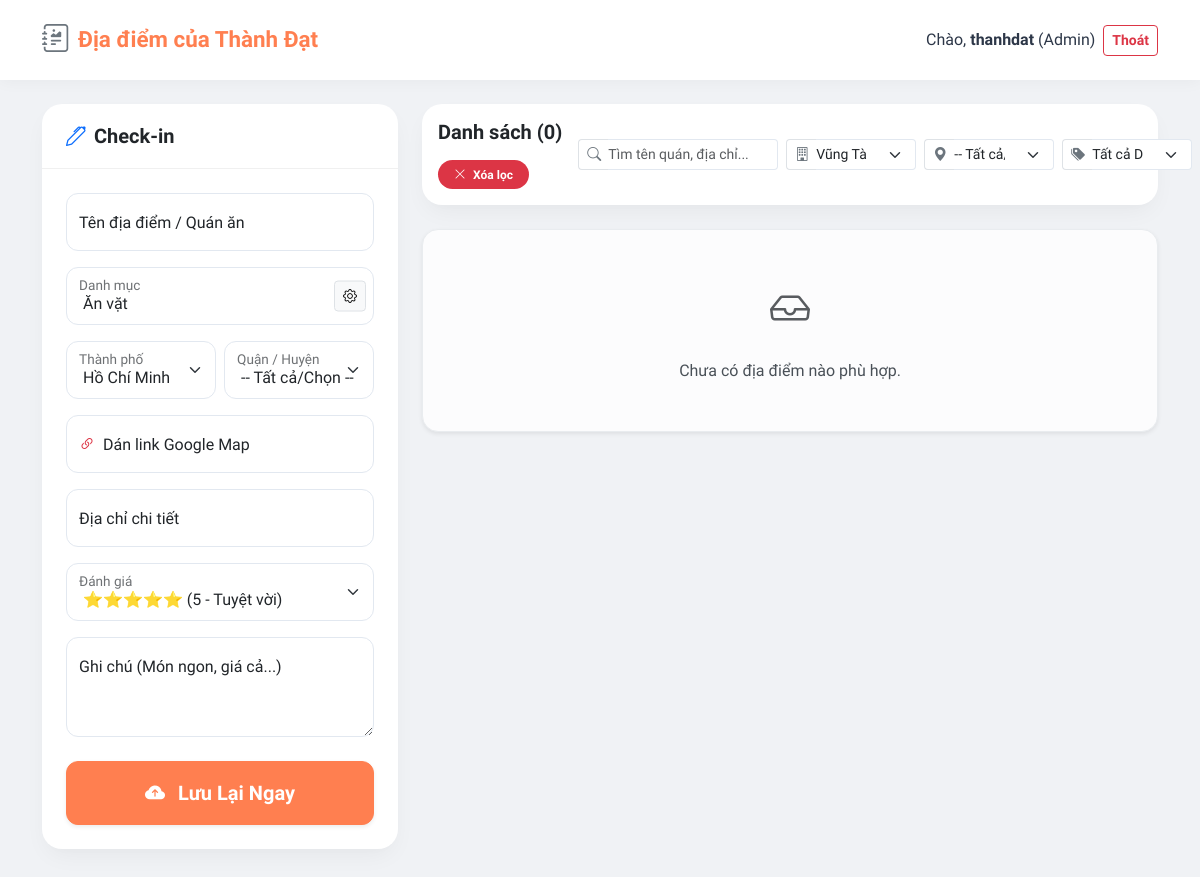
Before: /index.php?filter_city=Vũng Tàu (signed in) with the older database file.
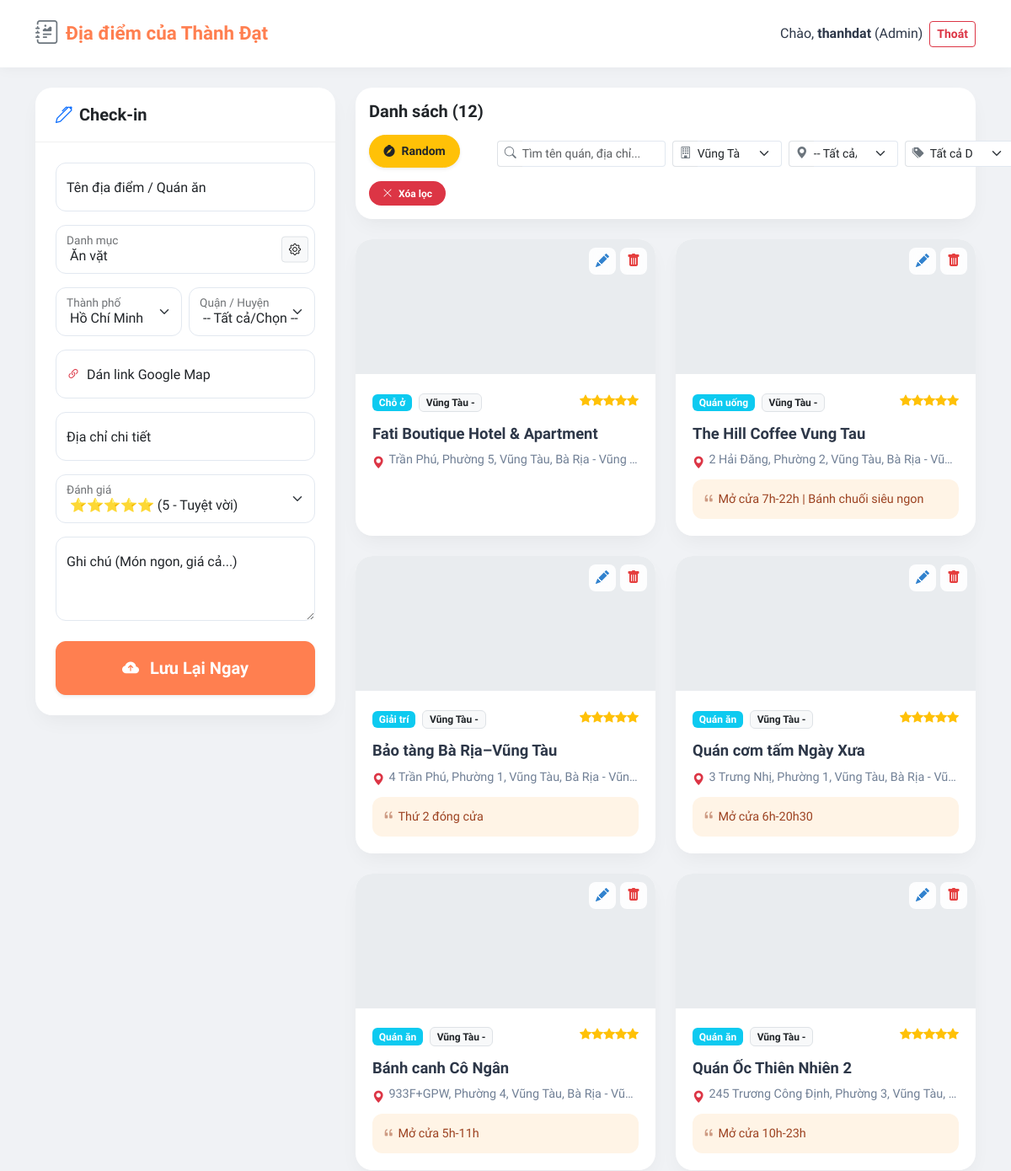
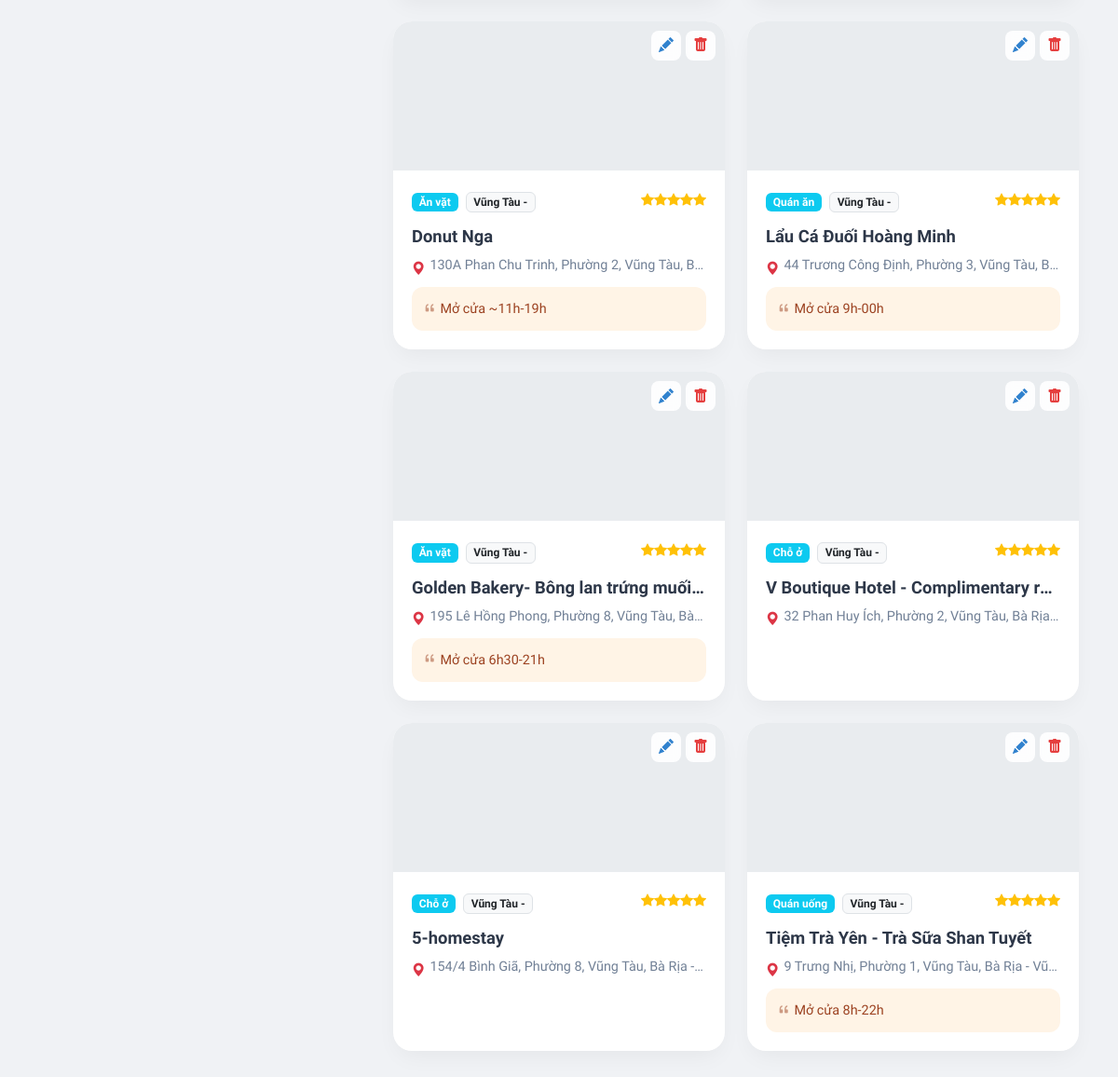
After: the same page with the newer database file (2 pictures, top to bottom).
### tables this page shows
CREATE TABLE `places` (
  `id` int(11) NOT NULL,
  `name` varchar(255) NOT NULL,
  `address` varchar(255) DEFAULT NULL,
  `description` text DEFAULT NULL,
  `latitude` decimal(10,8) DEFAULT NULL,
  `longitude` decimal(11,8) DEFAULT NULL,
  `rating` int(11) DEFAULT 5,
  `created_at` timestamp NOT NULL DEFAULT current_timestamp(),
  `category_id` int(11) DEFAULT 1,
  `district` varchar(50) DEFAULT NULL,
  `original_link` text DEFAULT NULL,
  `city` varchar(50) DEFAULT 'Hồ Chí Minh'
);

CREATE TABLE `categories` (
  `id` int(11) NOT NULL,
  `name` varchar(50) NOT NULL
);

### index.php (the view, shortened to what the rows shown need)
<?php
require 'db.php';
$isAdmin = isset($_SESSION['role']) && $_SESSION['role'] === 'admin';
$sqlPlace = "SELECT places.*, categories.name as category_name FROM places LEFT JOIN categories ON places.category_id = categories.id WHERE 1=1";
$params = [];
$filterCity = $_GET['filter_city'] ?? '';
if (!empty($filterCity)) {
    $sqlPlace .= " AND places.city = ?";
    $params[] = $filterCity;
}
$sqlPlace .= " ORDER BY RAND()";
$stmt = $pdo->prepare($sqlPlace);
$stmt->execute($params);
$places = $stmt->fetchAll(PDO::FETCH_ASSOC);
?>
<!DOCTYPE html>
<html lang="vi">
<head>
    <link href="https://cdn.jsdelivr.net/npm/bootstrap@5.3.0/dist/css/bootstrap.min.css" rel="stylesheet">
    <link rel="stylesheet" href="https://cdn.jsdelivr.net/npm/bootstrap-icons@1.10.5/font/bootstrap-icons.css">
    <link rel="stylesheet" href="style.css">
</head>
<body>
    <div class="container pb-5">
        <div class="row g-4">
            <div class="col-lg-8">
                <div class="row g-4">
                    <?php foreach ($places as $place): ?>
                        <div class="col-md-6 col-xl-6">
                            <div class="card place-card h-100">
                                <?php if ($isAdmin): ?>
                                    <div class="action-buttons">
                                        <button class="btn-action btn-edit" data-bs-toggle="modal" data-bs-target="#editModal"
                                            onclick="fillEditModal(<?= htmlspecialchars(json_encode($place)) ?>)"><i
                                                class="bi bi-pencil-fill"></i></button>
                                        <a href="index.php?action=delete&id=<?= $place['id'] ?>" class="btn-action btn-delete"
                                            onclick="return confirm('Bạn chắc chắn muốn xóa?');"><i
                                                class="bi bi-trash-fill"></i></a>
                                    </div>
                                <?php endif; ?>
                                <div class="card-map-header">
                                    <?php if ($place['latitude']): ?>
                                        <iframe class="map-iframe" style="pointer-events: none;" loading="lazy"
                                            src="https://maps.google.com/maps?q=<?= $place['latitude'] ?>,<?= $place['longitude'] ?>&hl=vi&z=16&output=embed"></iframe>
                                    <?php else: ?>
                                        <div class="no-map-placeholder"><i
                                                class="bi bi-map-fill fs-1 mb-2 opacity-50"></i><span>Chưa có bản đồ</span>
                                        </div>
                                    <?php endif; ?>
                                </div>
                                <div class="place-card-body d-flex flex-column">
                                    <div class="d-flex justify-content-between align-items-start mb-2">
                                        <div>
                                            <span
                                                class="badge bg-info mb-2"><?= htmlspecialchars($place['category_name'] ?? 'Khác') ?></span>
                                            <span
                                                class="badge bg-light text-dark border ms-1"><?= htmlspecialchars(($place['city'] == 'Hồ Chí Minh' ? 'HCM' : $place['city']) . ' - ' . $place['district']) ?></span>
                                        </div>
                                        <div class="text-warning small">
                                            <?= str_repeat('<i class="bi bi-star-fill"></i>', $place['rating']) ?></div>
                                    </div>
                                    <h5 class="place-title fw-bold text-truncate"><?= htmlspecialchars($place['name']) ?>
                                    </h5>
                                    <p class="place-address mb-2 text-truncate"><i
                                            class="bi bi-geo-alt-fill text-danger mt-1 flex-shrink-0"></i> <span
                                            class="text-truncate"><?= htmlspecialchars($place['address'] ?: 'Chưa cập nhật địa chỉ') ?></span>
                                    </p>
                                    <?php if (!empty($place['description'])): ?>
                                        <div class="place-note mt-auto"><i
                                                class="bi bi-quote me-1 opacity-50"></i><?= htmlspecialchars($place['description']) ?>
                                        </div>
                                    <?php else: ?><div class="mt-auto"></div><?php endif; ?>
                                </div>
                            </div>
                        </div>
                    <?php endforeach; ?>
                </div>
            </div>
        </div>
    </div>
</body>
</html>

Changed rows visible on the page:
added places: category.name "Chỗ ở", city+district "Vũng Tàu -", rating 5 (drawn), name "Fati Boutique Hotel & Apartment", address "Trần Phú, Phường 5, Vũng Tàu, Bà Rịa - Vũng…"
added places: category.name "Quán uống", city+district "Vũng Tàu -", rating 5 (drawn), name "The Hill Coffee Vung Tau", address "2 Hải Đăng, Phường 2, Vũng Tàu, Bà Rịa - Vũ…", description "Mở cửa 7h-22h | Bánh chuối siêu ngon"
added places: category.name "Giải trí", city+district "Vũng Tàu -", rating 5 (drawn), name "Bảo tàng Bà Rịa–Vũng Tàu", address "4 Trần Phú, Phường 1, Vũng Tàu, Bà Rịa - Vũn…", description "Thứ 2 đóng cửa"
added places: category.name "Quán ăn", city+district "Vũng Tàu -", rating 5 (drawn), name "Quán cơm tấm Ngày Xưa", address "3 Trưng Nhị, Phường 1, Vũng Tàu, Bà Rịa - Vũ…", description "Mở cửa 6h-20h30"
added places: category.name "Quán ăn", city+district "Vũng Tàu -", rating 5 (drawn), name "Bánh canh Cô Ngân", address "933F+GPW, Phường 4, Vũng Tàu, Bà Rịa - Vũ…", description "Mở cửa 5h-11h"
added places: category.name "Quán ăn", city+district "Vũng Tàu -", rating 5 (drawn), name "Quán Ốc Thiên Nhiên 2", address "245 Trương Công Định, Phường 3, Vũng Tàu,…", description "Mở cửa 10h-23h"
added places: category.name "Ăn vặt", city+district "Vũng Tàu -", rating 5 (drawn), name "Donut Nga", address "130A Phan Chu Trinh, Phường 2, Vũng Tàu, B…", description "Mở cửa ~11h-19h"
added places: category.name "Quán ăn", city+district "Vũng Tàu -", rating 5 (drawn), name "Lẩu Cá Đuối Hoàng Minh", address "44 Trương Công Định, Phường 3, Vũng Tàu, B…", description "Mở cửa 9h-00h"
added places: category.name "Ăn vặt", city+district "Vũng Tàu -", rating 5 (drawn), name "Golden Bakery- Bông lan trứng muối…", address "195 Lê Hồng Phong, Phường 8, Vũng Tàu, Bà…", description "Mở cửa 6h30-21h"
added places: category.name "Chỗ ở", city+district "Vũng Tàu -", rating 5 (drawn), name "V Boutique Hotel - Complimentary r…", address "32 Phan Huy Ích, Phường 2, Vũng Tàu, Bà Rịa…"
added places: category.name "Chỗ ở", city+district "Vũng Tàu -", rating 5 (drawn), name "5-homestay", address "154/4 Bình Giã, Phường 8, Vũng Tàu, Bà Rịa -…"
added places: category.name "Quán uống", city+district "Vũng Tàu -", rating 5 (drawn), name "Tiệm Trà Yên - Trà Sữa Shan Tuyết", address "9 Trưng Nhị, Phường 1, Vũng Tàu, Bà Rịa - Vũ…", description "Mở cửa 8h-22h"
Other visible differences:
count($places): "0" → "12"
text no longer shown: "Chưa có địa điểm nào phù hợp."
text now shown: "Random"
